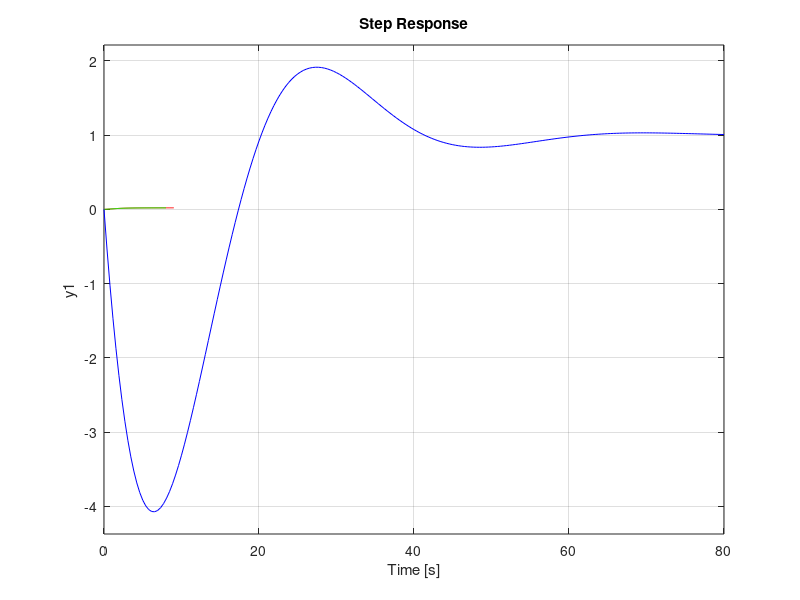

MATLAB code to generate this figure:
s=tf('s');
G=0.025/(s^2+2.43*s+1.25);
step(G)
G1=feedback(G,1);
step(G1)
roots([1 0.1632 0.0289])

%CONTROLADOR PID
Kp=-43.524;
Ki=0.944;
Kd=-58.032;
cte=Kp+(Ki/s)+(Kd*s);
step(G,'r')
hold on
step(feedback(G,1),'g')
hold on
step(feedback(G*cte,1),'b')
